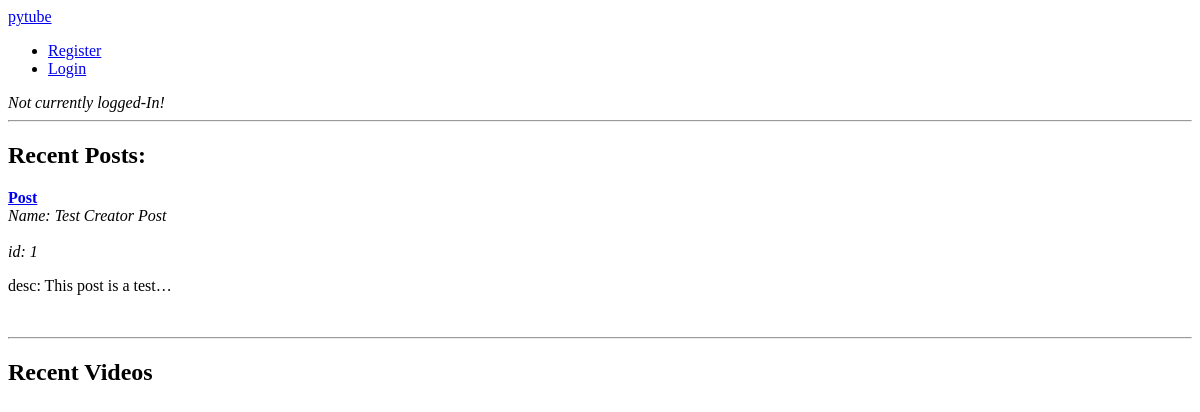
The app's page /, older data.
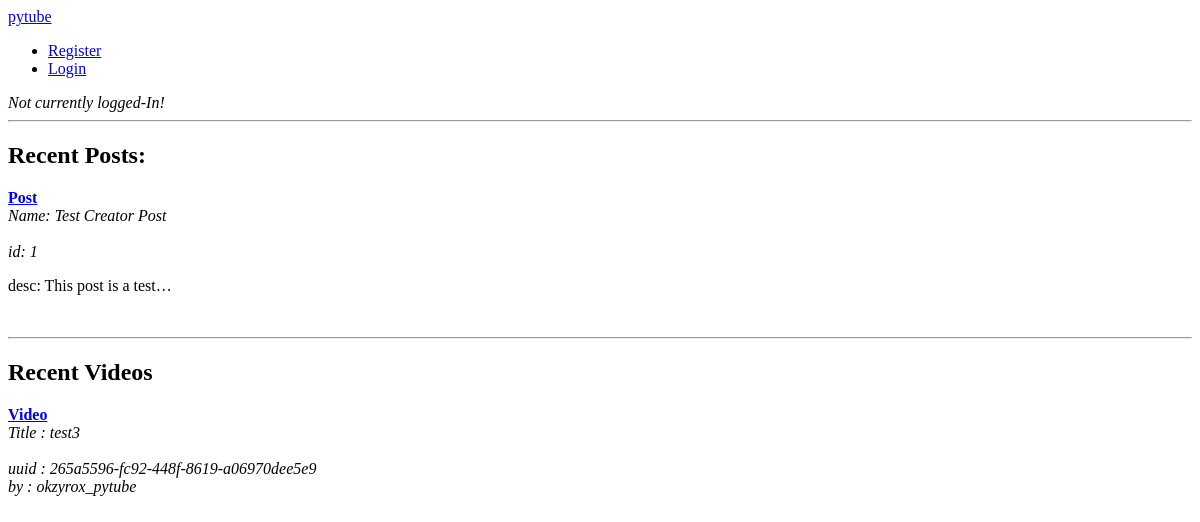
The same page, newer data.
### core/models.py (models this page shows, shortened)
class CreatorPost(models.Model):
    post_creator = models.ForeignKey(User, on_delete=models.SET_NULL, null=True)
    post_title = models.CharField(max_length=100)
    post_content = models.TextField()
    updated = models.DateTimeField(auto_now=True)
    created = models.DateTimeField(auto_now_add=True)
    class Meta:
        ordering = ['-updated', '-created']

class videoObject(models.Model):
    video_uuid = models.UUIDField(editable=False, default=uuid.uuid4, unique=True)
    video_creator = models.ForeignKey(User, on_delete=models.SET_NULL, null=True)
    video_title = models.CharField(max_length=250)
    video_description = models.TextField(max_length=500, null=True, blank=True)
    video_topic = models.ForeignKey(videoTopic, on_delete=models.SET_NULL, null=True)
    video_gametopic_game = models.ForeignKey(videoGameTopicGame, on_delete=models.SET_NULL, null=True)
    rawvideo = models.FileField(upload_to='video/', null=True, verbose_name="")
    updated = models.DateTimeField(auto_now=True)
    created = models.DateTimeField(auto_now_add=True)
    class Meta:
        ordering = ['-created']

### core/views.py (the view)
# urls.py: path('', views.home, name='home'),
def home(request):
    q = request.GET.get('q') if request.GET.get('q') != None else ''
    posts = CreatorPost.objects.filter(
        Q(post_title__icontains=q) |
        Q(post_content__icontains=q))
    videoposts = videoObject.objects.filter(
        Q(video_title__icontains=q) |
        Q(video_description__icontains=q))
    ctx = {
        'posts':posts,
        'videos':videoposts
    }
    return render(request, 'core/home.html', ctx)

### core/templates/core/home.html
{% extends 'inherit_main.html' %}
{% block content %}
    <h2>Recent Posts:</h2>
    {% for post in posts %}
        <div class="home-post">
            <a href="{% url 'creator-post' post.id %}"><b>Post</b></a>
            <div class="home-post-content">
                <i>Name: {{ post.post_title }}</i>
                <br>
                <br>
                <i>id: {{ post.id }}</i>
                <br>
                <p>
                    desc: {{ post.post_content|truncatechars:20 }}
                </p>
            </div>
            <br>
        </div>
    {% endfor %}
    <hr>
    <h2>Recent Videos</h2>
    {% for video in videos %}
        <span>
            <div class="home-video">
                <a href="{% url 'video-view' video.video_uuid %}"><b>Video</b></a>
                <div class="home-video-content">
                    <span><i>Title : {{ video.video_title|truncatechars:45 }}</i></span>
                    <br>
                    <br>
                    <i>uuid : {{ video.video_uuid }}</i>
                    <br>
                    <i>by : {{ video.video_creator }}</i>
                </div>
            </div>
        </span>
    {% endfor %}
{% endblock content %}

### templates/inherit_main.html (shortened to what this page needs)
<!DOCTYPE html>
<html>
<head>
</head>
<body>
    {% include 'inherit_navbar.html' %}
    <hr>
    {% block content %}
    {% endblock %}
</body>
</html>

### templates/inherit_navbar.html
<nav class="navbar navbar-expand-md navbar-dark fixed-top bg-dark">
    <a class="navbar-brand" href="{% url 'home' %}">pytube</a>
    <div class="collapse navbar-collapse" id="navbarsExampleDefault">
        <ul class="navbar-nav mr-auto">
            {% if not request.user.is_authenticated %}
                <li class="nav-item">
                    <a class="nav-link" href="{% url 'register' %}">Register</a>
                </li>
                <li class="nav-item">
                    <a class="nav-link" href="{% url 'login' %}">Login</a>
                </li>
            {% endif %}
        </ul>
        {% if request.user.is_authenticated %}
            <ul class="navbar-nav mr-right">
                <li class="nav-item">
                    <a class="nav-link">Logged in as {{ request.user.username }}</a>
                    {% if request.user.is_superuser %}
                        <i style="color:gold">| superuser</i>
                    {% endif %}
                </li>
                <form class="form-inline my-2 my-lg-0" action="{% url 'logout' %}" method="POST">
                    {% csrf_token %}
                    <button class="btn btn-outline-success my-2 my-sm-0" type="submit">Logout</button>
                </form>
            </ul>
            <a href="{% url 'upload-video' %}">
                <button type="button">
                    Upload Video
                </button>
            </a>
        {% else %}
            <i>Not currently logged-In!</i>
        {% endif %}
    </div>
</nav>

Row changes from the older to the newer data that the page shows:
added videoObject: video_title "test3", video_uuid "265a5596-fc92-448f-8619-a06970dee5e9", video_creator "okzyrox_pytube"
